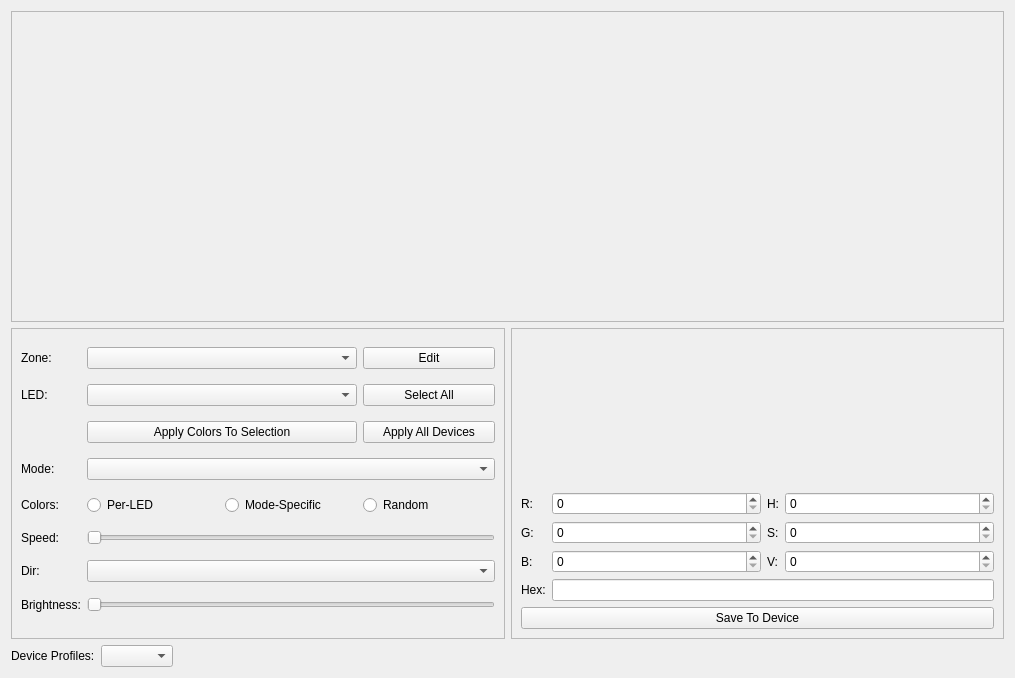
<?xml version="1.0" encoding="UTF-8"?>
<ui version="4.0">
 <class>OpenRGBDevicePageUi</class>
 <widget class="QFrame" name="OpenRGBDevicePageUi">
  <property name="geometry">
   <rect>
    <x>0</x>
    <y>0</y>
    <width>1015</width>
    <height>678</height>
   </rect>
  </property>
  <property name="windowTitle">
   <string notr="true">Device Page</string>
  </property>
  <layout class="QVBoxLayout" name="verticalLayout_2">
   <item>
    <layout class="QVBoxLayout" name="verticalLayout">
     <item>
      <widget class="QFrame" name="DeviceViewBoxFrame">
       <property name="sizePolicy">
        <sizepolicy hsizetype="Preferred" vsizetype="Preferred">
         <horstretch>0</horstretch>
         <verstretch>0</verstretch>
        </sizepolicy>
       </property>
       <property name="minimumSize">
        <size>
         <width>0</width>
         <height>0</height>
        </size>
       </property>
       <property name="autoFillBackground">
        <bool>true</bool>
       </property>
       <property name="frameShape">
        <enum>QFrame::Shape::StyledPanel</enum>
       </property>
       <property name="frameShadow">
        <enum>QFrame::Shadow::Sunken</enum>
       </property>
       <layout class="QGridLayout" name="DeviceViewBoxGridLayout">
        <item row="0" column="0">
         <widget class="DeviceView" name="DeviceViewBox" native="true">
          <property name="sizePolicy">
           <sizepolicy hsizetype="Expanding" vsizetype="Expanding">
            <horstretch>0</horstretch>
            <verstretch>0</verstretch>
           </sizepolicy>
          </property>
          <property name="minimumSize">
           <size>
            <width>0</width>
            <height>0</height>
           </size>
          </property>
         </widget>
        </item>
       </layout>
      </widget>
     </item>
     <item>
      <layout class="QHBoxLayout" name="horizontalLayout">
       <item>
        <widget class="QFrame" name="ControlsFrame">
         <property name="sizePolicy">
          <sizepolicy hsizetype="Expanding" vsizetype="Expanding">
           <horstretch>0</horstretch>
           <verstretch>0</verstretch>
          </sizepolicy>
         </property>
         <property name="autoFillBackground">
          <bool>true</bool>
         </property>
         <property name="frameShape">
          <enum>QFrame::Shape::StyledPanel</enum>
         </property>
         <property name="frameShadow">
          <enum>QFrame::Shadow::Sunken</enum>
         </property>
         <layout class="QGridLayout" name="ControlsGridLayout" columnstretch="0,1,1,1">
          <item row="5" column="0">
           <widget class="QLabel" name="SpeedLabel">
            <property name="text">
             <string>Speed:</string>
            </property>
           </widget>
          </item>
          <item row="1" column="1" colspan="2">
           <widget class="QComboBox" name="LEDBox"/>
          </item>
          <item row="0" column="1" colspan="2">
           <widget class="QComboBox" name="ZoneBox"/>
          </item>
          <item row="4" column="3">
           <widget class="QRadioButton" name="RandomCheck">
            <property name="text">
             <string>Random</string>
            </property>
           </widget>
          </item>
          <item row="3" column="0">
           <widget class="QLabel" name="ModeLabel">
            <property name="text">
             <string>Mode:</string>
            </property>
           </widget>
          </item>
          <item row="6" column="0">
           <widget class="QLabel" name="DirectionLabel">
            <property name="text">
             <string>Dir:</string>
            </property>
           </widget>
          </item>
          <item row="5" column="1" colspan="3">
           <widget class="QTooltipedSlider" name="SpeedSlider">
            <property name="orientation">
             <enum>Qt::Orientation::Horizontal</enum>
            </property>
           </widget>
          </item>
          <item row="4" column="0">
           <widget class="QLabel" name="ColorLabel">
            <property name="text">
             <string>Colors:</string>
            </property>
           </widget>
          </item>
          <item row="4" column="1">
           <widget class="QRadioButton" name="PerLEDCheck">
            <property name="text">
             <string>Per-LED</string>
            </property>
           </widget>
          </item>
          <item row="0" column="0">
           <widget class="QLabel" name="ZoneLabel">
            <property name="text">
             <string>Zone:</string>
            </property>
           </widget>
          </item>
          <item row="3" column="1" colspan="3">
           <widget class="QComboBox" name="ModeBox"/>
          </item>
          <item row="2" column="3">
           <widget class="QPushButton" name="SetAllButton">
            <property name="toolTip">
             <string>&lt;html&gt;&lt;head/&gt;&lt;body&gt;&lt;p align=&quot;justify&quot;&gt;Sets all devices to&lt;br/&gt;&lt;b&gt;Static&lt;/b&gt; mode and&lt;br/&gt;applies the selected color.&lt;/p&gt;&lt;/body&gt;&lt;/html&gt;</string>
            </property>
            <property name="text">
             <string>Apply All Devices</string>
            </property>
           </widget>
          </item>
          <item row="1" column="0">
           <widget class="QLabel" name="LEDLabel">
            <property name="text">
             <string>LED:</string>
            </property>
           </widget>
          </item>
          <item row="0" column="3">
           <widget class="QPushButton" name="EditZoneButton">
            <property name="text">
             <string>Edit</string>
            </property>
           </widget>
          </item>
          <item row="4" column="2">
           <widget class="QRadioButton" name="ModeSpecificCheck">
            <property name="text">
             <string>Mode-Specific</string>
            </property>
           </widget>
          </item>
          <item row="2" column="1" colspan="2">
           <widget class="QPushButton" name="ApplyColorsButton">
            <property name="text">
             <string>Apply Colors To Selection</string>
            </property>
           </widget>
          </item>
          <item row="1" column="3">
           <widget class="QPushButton" name="SelectAllLEDsButton">
            <property name="text">
             <string>Select All</string>
            </property>
           </widget>
          </item>
          <item row="7" column="1" colspan="3">
           <widget class="QTooltipedSlider" name="BrightnessSlider">
            <property name="orientation">
             <enum>Qt::Orientation::Horizontal</enum>
            </property>
           </widget>
          </item>
          <item row="6" column="1" colspan="3">
           <widget class="QComboBox" name="DirectionBox"/>
          </item>
          <item row="7" column="0">
           <widget class="QLabel" name="BrightnessLabel">
            <property name="text">
             <string>Brightness:</string>
            </property>
           </widget>
          </item>
         </layout>
        </widget>
       </item>
       <item>
        <widget class="QFrame" name="ColorFrame">
         <property name="sizePolicy">
          <sizepolicy hsizetype="Expanding" vsizetype="Expanding">
           <horstretch>0</horstretch>
           <verstretch>0</verstretch>
          </sizepolicy>
         </property>
         <property name="autoFillBackground">
          <bool>true</bool>
         </property>
         <property name="frameShape">
          <enum>QFrame::Shape::StyledPanel</enum>
         </property>
         <property name="frameShadow">
          <enum>QFrame::Shadow::Sunken</enum>
         </property>
         <layout class="QGridLayout" name="ColorGridLayout" rowstretch="10,0,0,0" columnstretch="0">
          <item row="2" column="0">
           <widget class="QFrame" name="ColorEntryFrame">
            <property name="frameShape">
             <enum>QFrame::Shape::NoFrame</enum>
            </property>
            <property name="frameShadow">
             <enum>QFrame::Shadow::Raised</enum>
            </property>
            <layout class="QGridLayout" name="ColorEntryGridLayout" columnstretch="0,1,0,1">
             <property name="leftMargin">
              <number>0</number>
             </property>
             <property name="topMargin">
              <number>0</number>
             </property>
             <property name="rightMargin">
              <number>0</number>
             </property>
             <property name="bottomMargin">
              <number>0</number>
             </property>
             <item row="0" column="0">
              <widget class="QLabel" name="RedLabel">
               <property name="text">
                <string>R:</string>
               </property>
              </widget>
             </item>
             <item row="0" column="1">
              <widget class="QSpinBox" name="RedSpinBox">
               <property name="maximum">
                <number>255</number>
               </property>
              </widget>
             </item>
             <item row="0" column="2">
              <widget class="QLabel" name="HueLabel">
               <property name="text">
                <string>H:</string>
               </property>
              </widget>
             </item>
             <item row="0" column="3">
              <widget class="QSpinBox" name="HueSpinBox">
               <property name="maximum">
                <number>359</number>
               </property>
              </widget>
             </item>
             <item row="1" column="0">
              <widget class="QLabel" name="GreenLabel">
               <property name="text">
                <string>G:</string>
               </property>
              </widget>
             </item>
             <item row="1" column="1">
              <widget class="QSpinBox" name="GreenSpinBox">
               <property name="maximum">
                <number>255</number>
               </property>
              </widget>
             </item>
             <item row="1" column="2">
              <widget class="QLabel" name="SatLabel">
               <property name="text">
                <string>S:</string>
               </property>
              </widget>
             </item>
             <item row="1" column="3">
              <widget class="QSpinBox" name="SatSpinBox">
               <property name="maximum">
                <number>255</number>
               </property>
              </widget>
             </item>
             <item row="2" column="0">
              <widget class="QLabel" name="BlueLabel">
               <property name="text">
                <string>B:</string>
               </property>
              </widget>
             </item>
             <item row="2" column="1">
              <widget class="QSpinBox" name="BlueSpinBox">
               <property name="maximum">
                <number>255</number>
               </property>
              </widget>
             </item>
             <item row="2" column="2">
              <widget class="QLabel" name="ValLabel">
               <property name="text">
                <string>V:</string>
               </property>
              </widget>
             </item>
             <item row="2" column="3">
              <widget class="QSpinBox" name="ValSpinBox">
               <property name="maximum">
                <number>255</number>
               </property>
              </widget>
             </item>
             <item row="3" column="0">
              <widget class="QLabel" name="HexLabel">
               <property name="text">
                <string>Hex:</string>
               </property>
              </widget>
             </item>
             <item row="3" column="1" colspan="3">
              <widget class="QLineEdit" name="HexLineEdit">
               <property name="maxLength">
                <number>8</number>
               </property>
              </widget>
             </item>
            </layout>
           </widget>
          </item>
          <item row="0" column="0">
           <widget class="ColorWheel" name="ColorWheelBox" native="true">
            <property name="sizePolicy">
             <sizepolicy hsizetype="Preferred" vsizetype="Preferred">
              <horstretch>0</horstretch>
              <verstretch>0</verstretch>
             </sizepolicy>
            </property>
           </widget>
          </item>
          <item row="1" column="0">
           <widget class="Swatches" name="SwatchBox" native="true">
            <property name="sizePolicy">
             <sizepolicy hsizetype="Preferred" vsizetype="Preferred">
              <horstretch>0</horstretch>
              <verstretch>0</verstretch>
             </sizepolicy>
            </property>
            <property name="styleSheet">
             <string notr="true"/>
            </property>
           </widget>
          </item>
          <item row="3" column="0">
           <widget class="QPushButton" name="DeviceSaveButton">
            <property name="text">
             <string>Save To Device</string>
            </property>
           </widget>
          </item>
         </layout>
        </widget>
       </item>
      </layout>
     </item>
     <item>
      <layout class="QHBoxLayout" name="horizontalLayout_2">
       <item>
        <widget class="QLabel" name="ProfileLabel">
         <property name="text">
          <string>Device Profiles:</string>
         </property>
        </widget>
       </item>
       <item>
        <widget class="QComboBox" name="ProfileBox"/>
       </item>
       <item>
        <spacer name="ProfileSpacer">
         <property name="orientation">
          <enum>Qt::Orientation::Horizontal</enum>
         </property>
         <property name="sizeHint" stdset="0">
          <size>
           <width>40</width>
           <height>20</height>
          </size>
         </property>
        </spacer>
       </item>
      </layout>
     </item>
    </layout>
   </item>
  </layout>
 </widget>
 <customwidgets>
  <customwidget>
   <class>ColorWheel</class>
   <extends>QWidget</extends>
   <header location="global">ColorWheel.h</header>
   <container>1</container>
   <slots>
    <signal>colorChanged(QColor)</signal>
   </slots>
  </customwidget>
  <customwidget>
   <class>DeviceView</class>
   <extends>QWidget</extends>
   <header location="global">DeviceView.h</header>
   <container>1</container>
  </customwidget>
  <customwidget>
   <class>Swatches</class>
   <extends>QWidget</extends>
   <header location="global">swatches.h</header>
   <container>1</container>
   <slots>
    <signal>swatchChanged(QColor)</signal>
    <slot>currentColorInput(QColor)</slot>
   </slots>
  </customwidget>
  <customwidget>
   <class>QTooltipedSlider</class>
   <extends>QSlider</extends>
   <header location="global">QTooltipedSlider.h</header>
  </customwidget>
 </customwidgets>
 <tabstops>
  <tabstop>ZoneBox</tabstop>
  <tabstop>EditZoneButton</tabstop>
  <tabstop>LEDBox</tabstop>
  <tabstop>SelectAllLEDsButton</tabstop>
  <tabstop>ApplyColorsButton</tabstop>
  <tabstop>SetAllButton</tabstop>
  <tabstop>ModeBox</tabstop>
  <tabstop>PerLEDCheck</tabstop>
  <tabstop>ModeSpecificCheck</tabstop>
  <tabstop>RandomCheck</tabstop>
  <tabstop>SpeedSlider</tabstop>
  <tabstop>DirectionBox</tabstop>
  <tabstop>BrightnessSlider</tabstop>
  <tabstop>RedSpinBox</tabstop>
  <tabstop>GreenSpinBox</tabstop>
  <tabstop>BlueSpinBox</tabstop>
  <tabstop>HueSpinBox</tabstop>
  <tabstop>SatSpinBox</tabstop>
  <tabstop>ValSpinBox</tabstop>
  <tabstop>DeviceSaveButton</tabstop>
 </tabstops>
 <resources/>
 <connections/>
</ui>
